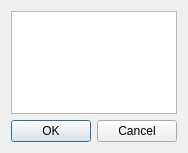
<?xml version="1.0" encoding="UTF-8"?>
<ui version="4.0">
 <class>MultiLineInputDialog</class>
 <widget class="QDialog" name="MultiLineInputDialog">
  <property name="geometry">
   <rect>
    <x>0</x>
    <y>0</y>
    <width>174</width>
    <height>153</height>
   </rect>
  </property>
  <property name="windowTitle">
   <string>Dialog</string>
  </property>
  <layout class="QVBoxLayout" name="verticalLayout">
   <item>
    <widget class="QTextEdit" name="textEdit"/>
   </item>
   <item>
    <widget class="QDialogButtonBox" name="buttonBox">
     <property name="orientation">
      <enum>Qt::Horizontal</enum>
     </property>
     <property name="standardButtons">
      <set>QDialogButtonBox::Cancel|QDialogButtonBox::Ok</set>
     </property>
    </widget>
   </item>
  </layout>
 </widget>
 <resources/>
 <connections>
  <connection>
   <sender>buttonBox</sender>
   <signal>accepted()</signal>
   <receiver>MultiLineInputDialog</receiver>
   <slot>accept()</slot>
   <hints>
    <hint type="sourcelabel">
     <x>248</x>
     <y>254</y>
    </hint>
    <hint type="destinationlabel">
     <x>157</x>
     <y>274</y>
    </hint>
   </hints>
  </connection>
  <connection>
   <sender>buttonBox</sender>
   <signal>rejected()</signal>
   <receiver>MultiLineInputDialog</receiver>
   <slot>reject()</slot>
   <hints>
    <hint type="sourcelabel">
     <x>316</x>
     <y>260</y>
    </hint>
    <hint type="destinationlabel">
     <x>286</x>
     <y>274</y>
    </hint>
   </hints>
  </connection>
 </connections>
</ui>
